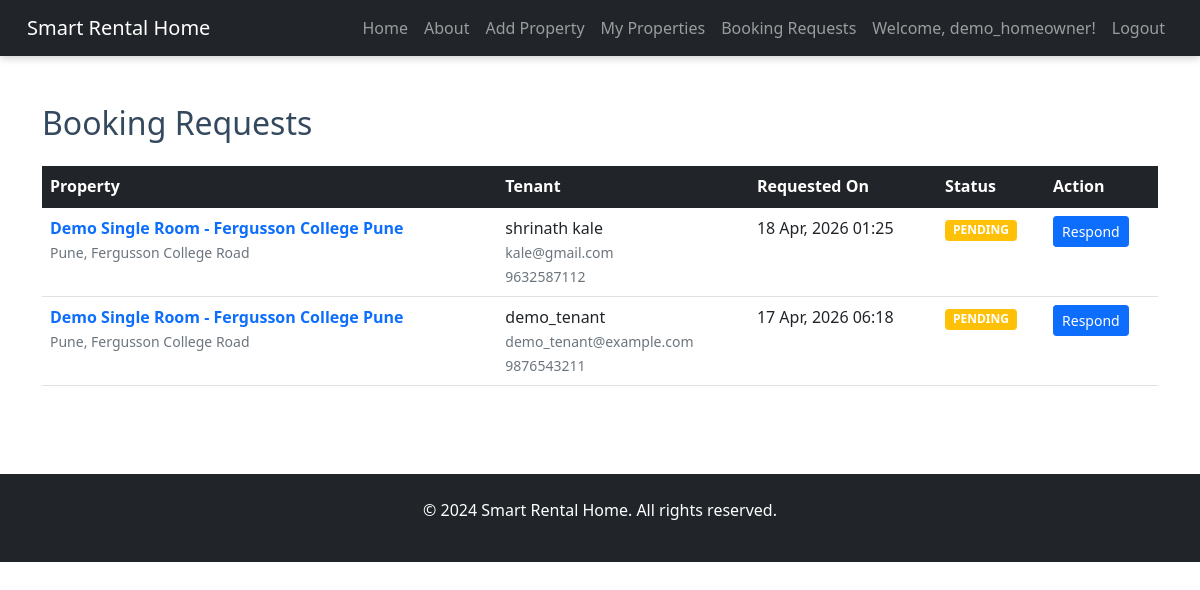
/booking-requests/ (signed in), run on the app's committed database.
### myapp/models.py (models this page shows, shortened)
class BookingRequest(models.Model):
    STATUS_CHOICES = [
        ('pending', 'Pending'),
        ('accepted', 'Accepted'),
        ('rejected', 'Rejected'),
        ('cancelled', 'Cancelled'),
    ]
    property = models.ForeignKey(Property, on_delete=models.CASCADE, related_name='booking_requests')
    tenant = models.ForeignKey(User, on_delete=models.CASCADE, related_name='booking_requests')
    status = models.CharField(max_length=20, choices=STATUS_CHOICES, default='pending')
    message = models.TextField(blank=True, null=True)
    owner_response = models.TextField(blank=True, null=True)
    requested_at = models.DateTimeField(auto_now_add=True)
    responded_at = models.DateTimeField(blank=True, null=True)
    class Meta:
        ordering = ['-requested_at']
        unique_together = ['property', 'tenant']

class Property(models.Model):
    ROOM_TYPE_CHOICES = [
        ('single', 'Single Room'),
        ('shared', 'Shared Room'),
        ('1bhk', '1 BHK'),
        ('2bhk', '2 BHK'),
        ('pg', 'PG Room'),
    ]
    FLAT_SYSTEM_CHOICES = [
        ('entire', 'Entire Flat'),
        ('room', 'Only Room'),
        ('pg', 'PG System'),
    ]
    FURNISHING_CHOICES = [
        ('fully', 'Fully Furnished'),
        ('semi', 'Semi Furnished'),
        ('unfurnished', 'Unfurnished'),
    ]
    MESS_TYPE_CHOICES = [
        ('veg', 'Veg'),
        ('nonveg', 'Non-Veg'),
        ('both', 'Both'),
    ]
    TENANT_TYPE_CHOICES = [
        ('students', 'Students'),
        ('professionals', 'Working Professionals'),
        ('family', 'Family'),
    ]
    GENDER_CHOICES = [
        ('male', 'Male'),
        ('female', 'Female'),
        ('any', 'Any'),
    ]
    owner = models.ForeignKey(User, on_delete=models.CASCADE, related_name='properties')
    title = models.CharField(max_length=200)
    room_type = models.CharField(max_length=50, choices=ROOM_TYPE_CHOICES)
    flat_system = models.CharField(max_length=50, choices=FLAT_SYSTEM_CHOICES)
    city = models.CharField(max_length=100, default='')
    area_location = models.CharField(max_length=200, default='')
    full_address = models.TextField(default='')
    monthly_rent = models.IntegerField(validators=[MinValueValidator(0)])
    security_deposit = models.IntegerField(validators=[MinValueValidator(0)])
    maintenance_charges = models.IntegerField(validators=[MinValueValidator(0)], default=0)
    max_people = models.IntegerField(validators=[MinValueValidator(1)])
    per_person_rent = models.IntegerField(validators=[MinValueValidator(0)], default=0)
    main_image = models.ImageField(upload_to="property_images/")
    floor_number = models.IntegerField(validators=[MinValueValidator(0)])
    total_floors = models.IntegerField(validators=[MinValueValidator(1)])
    furnishing_status = models.CharField(max_length=50, choices=FURNISHING_CHOICES)
    amenities = models.TextField(blank=True, null=True)  # JSON format
    latitude = models.DecimalField(max_digits=9, decimal_places=6, default=0.0, help_text="Property latitude")
    longitude = models.DecimalField(max_digits=9, decimal_places=6, default=0.0, help_text="Property longitude")
    nearby_college_office = models.CharField(max_length=200, blank=True, null=True)
    nearby_mall = models.CharField(max_length=200, blank=True, null=True)
    garden_park_nearby = models.CharField(max_length=200, blank=True, null=True)
    hospital_medical = models.CharField(max_length=200, blank=True, null=True)
    temple_religious = models.CharField(max_length=200, blank=True, null=True)
    bus_railway_distance = models.CharField(max_length=200, blank=True, null=True)
    mess_available = models.BooleanField(default=False)
    mess_type = models.CharField(max_length=50, choices=MESS_TYPE_CHOICES, blank=True, null=True)
    mess_distance = models.CharField(max_length=200, blank=True, null=True)
    tiffin_available = models.BooleanField(default=False)
    preferred_tenant_type = models.CharField(max_length=100, choices=TENANT_TYPE_CHOICES)
    gender_preference = models.CharField(max_length=50, choices=GENDER_CHOICES)
    smoking_allowed = models.BooleanField(default=False)
    drinking_allowed = models.BooleanField(default=False)
    pets_allowed = models.BooleanField(default=False)
    available_from = models.DateField(default='2024-01-01')
    min_stay_duration = models.IntegerField(validators=[MinValueValidator(1)], default=1)
    description = models.TextField()
    available = models.BooleanField(default=True)
    created_at = models.DateTimeField(auto_now_add=True)
    updated_at = models.DateTimeField(auto_now=True)
    class Meta:
        ordering = ['-created_at']

class UserProfile(models.Model):
    USER_TYPE_CHOICES = [
        ('user', 'Tenant'),
        ('homeowner', 'Home Owner'),
    ]
    user = models.OneToOneField(User, on_delete=models.CASCADE, related_name='profile')
    user_type = models.CharField(max_length=20, choices=USER_TYPE_CHOICES)
    phone = models.CharField(max_length=20, blank=True, null=True)
    village = models.CharField(max_length=100, blank=True, null=True)
    subdistrict = models.CharField(max_length=100, blank=True, null=True)
    district = models.CharField(max_length=100, blank=True, null=True)
    created_at = models.DateTimeField(auto_now_add=True)
    updated_at = models.DateTimeField(auto_now=True)

### myapp/views.py (the view)
# urls.py: path('booking-requests/', views.booking_requests, name='booking_requests'),
@login_required(login_url='login')
def booking_requests(request):
    try:
        profile = request.user.profile
        if profile.user_type != 'homeowner':
            messages.error(request, 'Only home owners can access this page.')
            return redirect('property_list')
    except UserProfile.DoesNotExist:
        messages.error(request, 'Please complete your profile first.')
        return redirect('home')
    booking_requests = BookingRequest.objects.filter(
        property__owner=request.user
    ).order_by('-requested_at')
    return render(request, 'booking_requests.html', {'booking_requests': booking_requests})

### myapp/templates/booking_requests.html
{% extends 'base.html' %}
{% block content %}
<div class="mt-4">
    <h2 class="mb-4">Booking Requests</h2>
    {% if booking_requests %}
        <div class="table-responsive">
            <table class="table table-hover">
                <thead class="table-dark">
                    <tr>
                        <th>Property</th>
                        <th>Tenant</th>
                        <th>Requested On</th>
                        <th>Status</th>
                        <th>Action</th>
                    </tr>
                </thead>
                <tbody>
                    {% for booking in booking_requests %}
                        <tr>
                            <td>
                                <strong><a href="/property/{{ booking.property.id }}/" class="text-decoration-none">
                                    {{ booking.property.title }}
                                </a></strong>
                                <br>
                                <small class="text-muted">{{ booking.property.city }}, {{ booking.property.area_location }}</small>
                            </td>
                            <td>
                                {{ booking.tenant.get_full_name|default:booking.tenant.username }}
                                <br>
                                <small class="text-muted">{{ booking.tenant.email }}</small>
                                {% if booking.tenant.profile.phone %}
                                    <br>
                                    <small class="text-muted">{{ booking.tenant.profile.phone }}</small>
                                {% endif %}
                            </td>
                            <td>
                                {{ booking.requested_at|date:"d M, Y H:i" }}
                            </td>
                            <td>
                                <span class="badge bg-{% if booking.status == 'accepted' %}success{% elif booking.status == 'rejected' %}danger{% elif booking.status == 'pending' %}warning{% else %}secondary{% endif %}">
                                    {{ booking.get_status_display|upper }}
                                </span>
                            </td>
                            <td>
                                <a href="/respond-booking/{{ booking.id }}/" class="btn btn-sm btn-primary">
                                    {% if booking.status == 'pending' %}
                                        Respond
                                    {% else %}
                                        View
                                    {% endif %}
                                </a>
                            </td>
                        </tr>
                    {% endfor %}
                </tbody>
            </table>
        </div>
    {% else %}
        <div class="alert alert-info">
            <p class="mb-0">You don't have any booking requests yet.</p>
        </div>
    {% endif %}
</div>
{% endblock %}

### myapp/templates/base.html (shortened to what this page needs)
<!DOCTYPE html>
<html>
<head>
    <link rel="stylesheet" href="/static/css/style.css">
    <link href="https://cdn.jsdelivr.net/npm/bootstrap@5.1.3/dist/css/bootstrap.min.css" rel="stylesheet">
</head>
<body>
<header class="navbar navbar-expand-lg navbar-dark bg-dark">
    <div class="container-fluid">
        <a class="navbar-brand" href="/">Smart Rental Home</a>
        <nav class="collapse navbar-collapse" id="navbarNav">
            <ul class="navbar-nav ms-auto">
                <li class="nav-item"><a class="nav-link" href="/">Home</a></li>
                <li class="nav-item"><a class="nav-link" href="/about/">About</a></li>
                {% if user.is_authenticated %}
                    {% if user.profile.user_type == 'homeowner' %}
                        <li class="nav-item"><a class="nav-link" href="/add-property/">Add Property</a></li>
                        <li class="nav-item"><a class="nav-link" href="/my-properties/">My Properties</a></li>
                        <li class="nav-item"><a class="nav-link" href="/booking-requests/">Booking Requests</a></li>
                    {% else %}
                        <li class="nav-item"><a class="nav-link" href="/my-bookings/">My Bookings</a></li>
                    {% endif %}
                    <li class="nav-item">
                        <span class="nav-link">Welcome, {{ user.username }}!</span>
                    </li>
                    <li class="nav-item"><a class="nav-link" href="/logout/">Logout</a></li>
                {% else %}
                    <li class="nav-item"><a class="nav-link" href="/login/">Login</a></li>
                    <li class="nav-item"><a class="nav-link" href="/register/">Register</a></li>
                {% endif %}
            </ul>
        </nav>
    </div>
</header>
<main class="container py-4">
    {% block content %}{% endblock %}
</main>
<footer class="bg-dark text-white text-center py-4 mt-5">
    <p>&copy; 2024 Smart Rental Home. All rights reserved.</p>
</footer>
</body>
</html>

### myapp/static/css/style.css (style rules this page uses)
* { box-sizing: border-box; }
html { scroll-behavior: smooth; }
body { font-family: Arial, sans-serif; margin: 0; padding: 0; background-color: #f5f5f5 }
header { position: fixed; top: 0; left: 0; right: 0; background: #34495e; color: white; padding: 15px; display: flex; justify-content: space-between; align-items: center; box-shadow: 0 2px 8px rgba(0,0,0,0.2); z-index: 1000; flex-wrap: wrap; }
nav { display: flex; gap: 20px; align-items: center; justify-content: flex-end; flex-wrap: wrap; }
nav a { color: white; text-decoration: none; transition: color 0.3s; }
nav span { color: #ecf0f1; }
h2, h3 { color: #34495e; }
footer { background: #34495e; color: white; text-align: center; padding: 20px; margin-top: 40px; }
.container { margin : auto 2em; }

### data on the page
BookingRequest: property "Demo Single Room - Fergusson College Pune", property.city "Pune", property.area_location "Fergusson College Road", tenant.get_full_name "shrinath kale", tenant.email "kale@gmail.com", tenant.profile.phone "9632587112", requested_at "18 Apr, 2026 01:25", status "PENDING", shows "Respond"
BookingRequest: property "Demo Single Room - Fergusson College Pune", property.city "Pune", property.area_location "Fergusson College Road", tenant.get_full_name "demo_tenant", tenant.email "demo_tenant@example.com", tenant.profile.phone "9876543211", requested_at "17 Apr, 2026 06:18", status "PENDING", shows "Respond"

### other printed values
{{ user.username }} "demo_homeowner"
